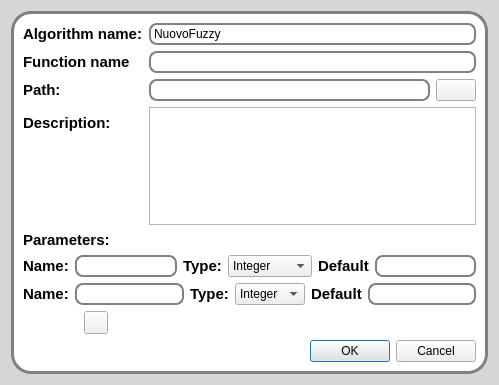
<?xml version="1.0" encoding="UTF-8"?>
<ui version="4.0">
 <class>NewAlgorithmDialog</class>
 <widget class="QDialog" name="NewAlgorithmDialog">
  <property name="geometry">
   <rect>
    <x>0</x>
    <y>0</y>
    <width>499</width>
    <height>385</height>
   </rect>
  </property>
  <property name="minimumSize">
   <size>
    <width>350</width>
    <height>250</height>
   </size>
  </property>
  <property name="windowTitle">
   <string>New algorithm</string>
  </property>
  <property name="styleSheet">
   <string notr="true">#NewAlgorithmDialog{background:rgb(214, 214, 214);}
#AlgorithmFrame {
border: 3px solid gray;
border-radius: 20px;
background: white;
}
QLineEdit {
padding: 1px;
border-style: solid;
border: 2px solid gray;
border-radius: 8px;
}


QLabel {
font-weight: bold;
font-size: 15px;
}
</string>
  </property>
  <layout class="QVBoxLayout" name="verticalLayout_3">
   <item>
    <widget class="QFrame" name="AlgorithmFrame">
     <property name="frameShape">
      <enum>QFrame::StyledPanel</enum>
     </property>
     <property name="frameShadow">
      <enum>QFrame::Raised</enum>
     </property>
     <layout class="QVBoxLayout" name="verticalLayout_2">
      <item>
       <layout class="QFormLayout" name="formLayout">
        <item row="0" column="0">
         <widget class="QLabel" name="label">
          <property name="text">
           <string>Algorithm name:</string>
          </property>
         </widget>
        </item>
        <item row="0" column="1">
         <widget class="QLineEdit" name="algorithmLineEdit">
          <property name="text">
           <string>NuovoFuzzy</string>
          </property>
         </widget>
        </item>
        <item row="2" column="0">
         <widget class="QLabel" name="label_6">
          <property name="text">
           <string>Path:</string>
          </property>
         </widget>
        </item>
        <item row="2" column="1">
         <layout class="QHBoxLayout" name="horizontalLayout">
          <item>
           <widget class="QLineEdit" name="pathLineEdit">
            <property name="text">
             <string/>
            </property>
           </widget>
          </item>
          <item>
           <widget class="QPushButton" name="browseButton">
            <property name="sizePolicy">
             <sizepolicy hsizetype="Fixed" vsizetype="Fixed">
              <horstretch>0</horstretch>
              <verstretch>0</verstretch>
             </sizepolicy>
            </property>
            <property name="toolTip">
             <string>&lt;html&gt;&lt;head/&gt;&lt;body&gt;&lt;p&gt;Browse&lt;/p&gt;&lt;/body&gt;&lt;/html&gt;</string>
            </property>
            <property name="text">
             <string/>
            </property>
            <property name="icon">
             <iconset>
              <normalon>:/Images/Images/Folder_Icon.png</normalon>
             </iconset>
            </property>
           </widget>
          </item>
         </layout>
        </item>
        <item row="4" column="0">
         <widget class="QLabel" name="label_7">
          <property name="text">
           <string>Description:</string>
          </property>
         </widget>
        </item>
        <item row="4" column="1">
         <widget class="QPlainTextEdit" name="descrptionText"/>
        </item>
        <item row="1" column="0">
         <widget class="QLabel" name="label_11">
          <property name="text">
           <string>Function name</string>
          </property>
         </widget>
        </item>
        <item row="1" column="1">
         <widget class="QLineEdit" name="functionName"/>
        </item>
       </layout>
      </item>
      <item>
       <layout class="QVBoxLayout" name="verticalLayout">
        <item>
         <widget class="QLabel" name="label_10">
          <property name="text">
           <string>Parameters:</string>
          </property>
         </widget>
        </item>
        <item>
         <layout class="QHBoxLayout" name="horizontalLayout_3" stretch="0,3,0,1,0,3">
          <item>
           <widget class="QLabel" name="label_2">
            <property name="text">
             <string>Name:</string>
            </property>
           </widget>
          </item>
          <item>
           <widget class="QLineEdit" name="lineEdit_2"/>
          </item>
          <item>
           <widget class="QLabel" name="label_3">
            <property name="text">
             <string>Type:</string>
            </property>
           </widget>
          </item>
          <item>
           <widget class="QComboBox" name="comboBox">
            <item>
             <property name="text">
              <string>Integer</string>
             </property>
            </item>
            <item>
             <property name="text">
              <string>Character</string>
             </property>
            </item>
            <item>
             <property name="text">
              <string>Boolean</string>
             </property>
            </item>
            <item>
             <property name="text">
              <string>Double</string>
             </property>
            </item>
           </widget>
          </item>
          <item>
           <widget class="QLabel" name="label_8">
            <property name="text">
             <string>Default</string>
            </property>
           </widget>
          </item>
          <item>
           <widget class="QLineEdit" name="lineEdit_5"/>
          </item>
         </layout>
        </item>
        <item>
         <layout class="QHBoxLayout" name="horizontalLayout_2" stretch="0,1,0,0,0,1">
          <item>
           <widget class="QLabel" name="label_4">
            <property name="text">
             <string>Name:</string>
            </property>
           </widget>
          </item>
          <item>
           <widget class="QLineEdit" name="lineEdit_3"/>
          </item>
          <item>
           <widget class="QLabel" name="label_5">
            <property name="text">
             <string>Type:</string>
            </property>
           </widget>
          </item>
          <item>
           <widget class="QComboBox" name="comboBox_2">
            <item>
             <property name="text">
              <string>Integer</string>
             </property>
            </item>
            <item>
             <property name="text">
              <string>Double</string>
             </property>
            </item>
           </widget>
          </item>
          <item>
           <widget class="QLabel" name="label_9">
            <property name="text">
             <string>Default</string>
            </property>
           </widget>
          </item>
          <item>
           <widget class="QLineEdit" name="lineEdit_6"/>
          </item>
         </layout>
        </item>
        <item>
         <layout class="QHBoxLayout" name="horizontalLayout_4" stretch="1,0,6">
          <item>
           <spacer name="horizontalSpacer">
            <property name="orientation">
             <enum>Qt::Horizontal</enum>
            </property>
            <property name="sizeHint" stdset="0">
             <size>
              <width>40</width>
              <height>20</height>
             </size>
            </property>
           </spacer>
          </item>
          <item>
           <widget class="QToolButton" name="addParameterButton">
            <property name="icon">
             <iconset resource="../../../immagini.qrc">
              <normaloff>:/Images/Images/add-1-icon.png</normaloff>:/Images/Images/add-1-icon.png</iconset>
            </property>
           </widget>
          </item>
          <item>
           <spacer name="horizontalSpacer_2">
            <property name="orientation">
             <enum>Qt::Horizontal</enum>
            </property>
            <property name="sizeHint" stdset="0">
             <size>
              <width>40</width>
              <height>20</height>
             </size>
            </property>
           </spacer>
          </item>
         </layout>
        </item>
       </layout>
      </item>
      <item>
       <widget class="QDialogButtonBox" name="buttonBox">
        <property name="orientation">
         <enum>Qt::Horizontal</enum>
        </property>
        <property name="standardButtons">
         <set>QDialogButtonBox::Cancel|QDialogButtonBox::Ok</set>
        </property>
       </widget>
      </item>
     </layout>
    </widget>
   </item>
  </layout>
 </widget>
 <resources>
  <include location="../../../immagini.qrc"/>
 </resources>
 <connections/>
</ui>
